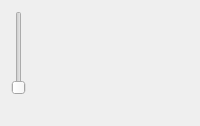
<?xml version="1.0" encoding="UTF-8"?>
<ui version="4.0">
 <class>LabeledSliderSubpage</class>
 <widget class="QWidget" name="labeled_slider_subpage">
  <property name="maximumSize">
   <size>
    <width>600</width>
    <height>200</height>
   </size>
  </property>
  <layout class="QVBoxLayout" name="layout">
   <item row="0">
    <widget class="QSlider" name="slider">
     <property name="orientation">
      <set>Horizontal</set>
     </property>
    </widget>
   </item>
   <item row="1">
    <widget class="QLabel" name="lbl">
     <property name="alignment">
      <set>AlignCenter</set>
     </property>
    </widget>
   </item>
  </layout>
 </widget>
 <resources/>
 <connections/>
</ui>
